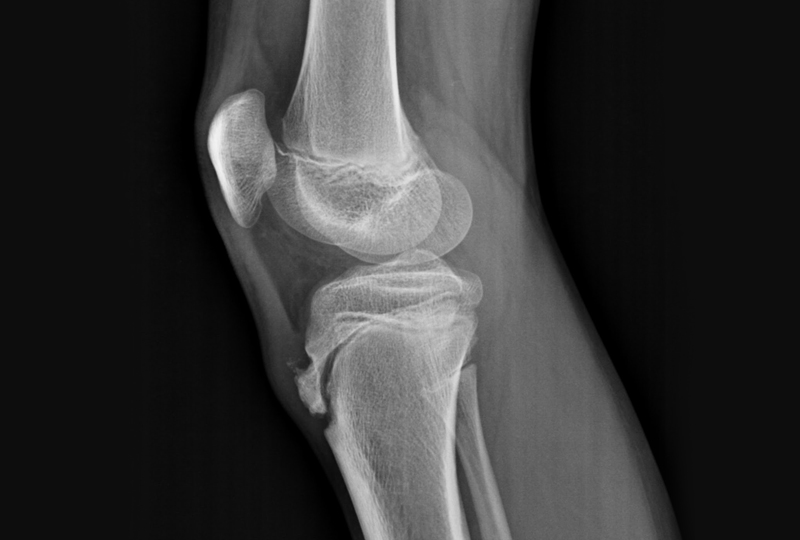
#> input picture Modulo-3.Visão Computacional/Pre-processamento de imagens/imagens/img-raiox/Sindrome-de-Osgood-Schlatter-3.jpg, 800 x 540 px
$ jupyter execute processamentoRaiox.ipynb
#> lines starting #> are read from the running program, lines starting #| are printed output that depends on the picture
[cell 1]
import cv2
import matplotlib.pyplot as plt

[cell 2]
path  = cv2.imread('imagens/img-raiox/Sindrome-de-Osgood-Schlatter-3.jpg')
#> path is the input picture: shape (540, 800, 3); min 0, max 242, mean 53.9
image = cv2.blur(
    src = path ,
    ksize= (5,5)
)

plt.imshow(
    cv2.cvtColor(image,cv2.COLOR_BGR2GRAY),cmap='Reds'
)
plt.show()
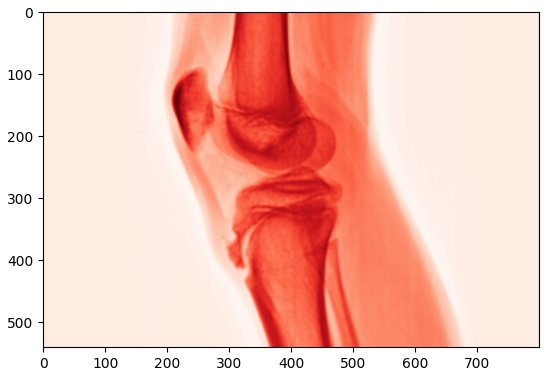
#> figure drawn by matplotlib, 1 panel
